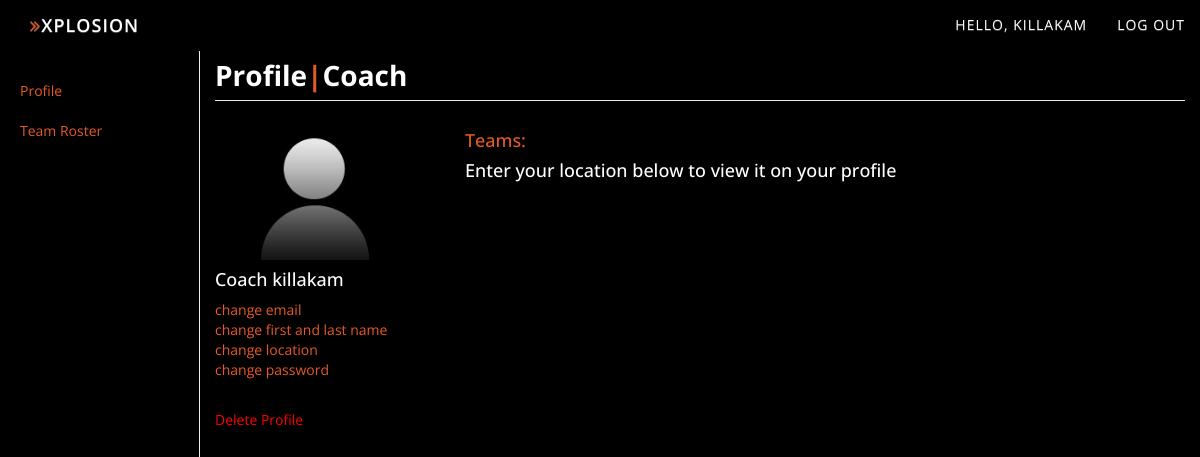
The app's page /Coach/Profile/ (signed in), older data.
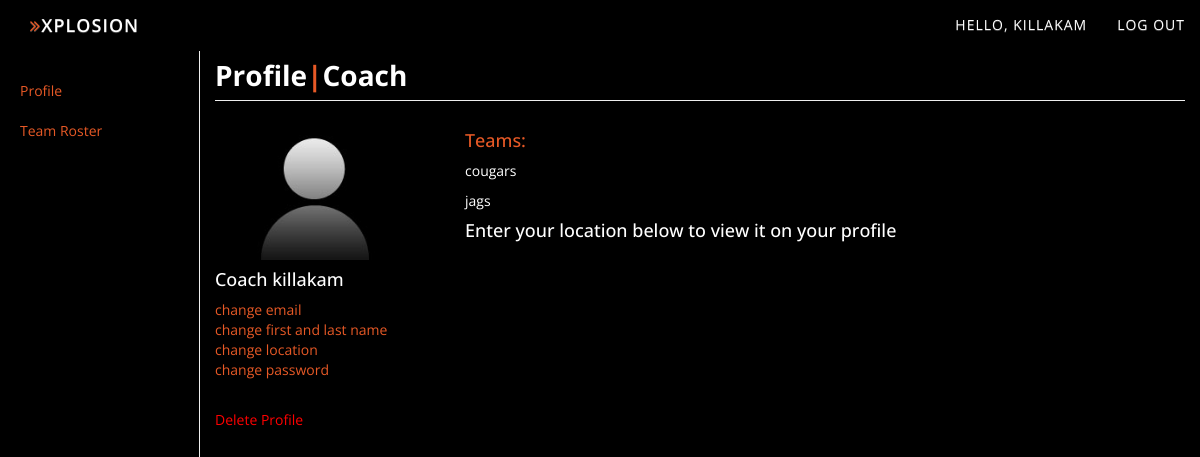
The same page, newer data.
### accounts/models.py (models this page shows)
class Teams(models.Model):
    coach = models.ForeignKey(Coachs, on_delete=models.CASCADE)
    team_name = models.CharField(max_length=40)
    mascot = models.CharField(max_length=15)
    city = models.CharField(max_length=21)
    state = models.CharField(max_length=20,choices=state_choice)
    def __str__(self):
        return self.team_name

### accounts/views.py (the view)
# urls.py: url(r'^Coach/Profile/$', views.view_profile, name='Coach_Profile'),
def view_profile(request, pk=None):
    if pk:
        user = User.objects.get(pk=pk)
    else:
        user = request.user
    teams=user.profile.teams_set.all()
    args = {'user': user, 'teams': teams}
    return render(request, 'profile/Profile_Coach.html', args)

### accounts/templates/profile/Profile_Coach.html (shortened to what this page needs)
{% extends 'profile/header.html' %}
{% block content %}
  <body style="background-color:#000">
{% include 'profile/Navbar.html' %}
    <div class="container-fluid">
      <div class="row">
        {% include 'profile/Sidebar.html' %}
      {% load static %}
        <div class="col-sm-9 col-sm-offset-3 col-md-10 col-md-offset-2 main" >
            <br>
            <h1 class="page-header" style="color:#fff; font-size: 2em;">Profile<span style="color:#E75926">|</span>Coach</h1>
          <div class="row placeholders">
            <div class="col-xs-6 col-sm-3 placeholder">
                {% if user.profile.profile_picture %}
                    <img src="{{ user.profile.profile_picture.url  }}"  alt="Upload Profile picture below" width="200" height="200" class="img-responsive" >
               {% else %}
                    {% load static %}
                    <img src="{% static 'img/team/01.jpg' %}" alt="Upload Profile picture below" width="200" height="200" class="img-responsive" >
               {% endif %}
                {% if user.last_name %}
                <h4 style="color:#fff;">Coach {{ user.last_name }}</h4>
                {% else %}
                <h4 style="color:#fff;">Coach {{ user.username }}</h4>
                {% endif %}
            <ul>
                <li><a class="nav " href="{% url 'Coach_Profile_Change_Email' %}">change email</a></li>
                <li><a class="nav " href="{% url 'Coach_Profile_Change_FLname' %}">change first and last name</a></li>
                <li><a class="nav " href="{% url 'Coach_Profile_Change_location' %}">change location</a></li>
                <li><a class="nav " href="{% url 'Coach_change' %}">change password</a></li>
            </ul>
            <br>
            <a style="color: red" href="{% url 'Coach_Delete_Confirm' %}">Delete Profile</a>
            </div>
             <div class="col-xs-6">
              <h4 class="text-left" style="color:#E75926;">Teams: </h4>
                 {% for teams in teams %}
                     <p>{{ teams }}</p>
                 {% endfor %}
             {% if user.profile.city and user.profile.state %}
              <h4 class="text-left" style="color:#E75926;">{{ user.profile.city }}, {{ user.profile.state }}</h4>
             {% else %}
              <h4 class="text-left" style="color:white;">Enter your location below to view it on your profile</h4>
             {% endif %}
            </div>
          </div>
        </div>
      </div>
    </div>
{% endblock %}

Row changes from the older to the newer data that the page shows:
added Teams: team_name "cougars"
added Teams: team_name "jags"
